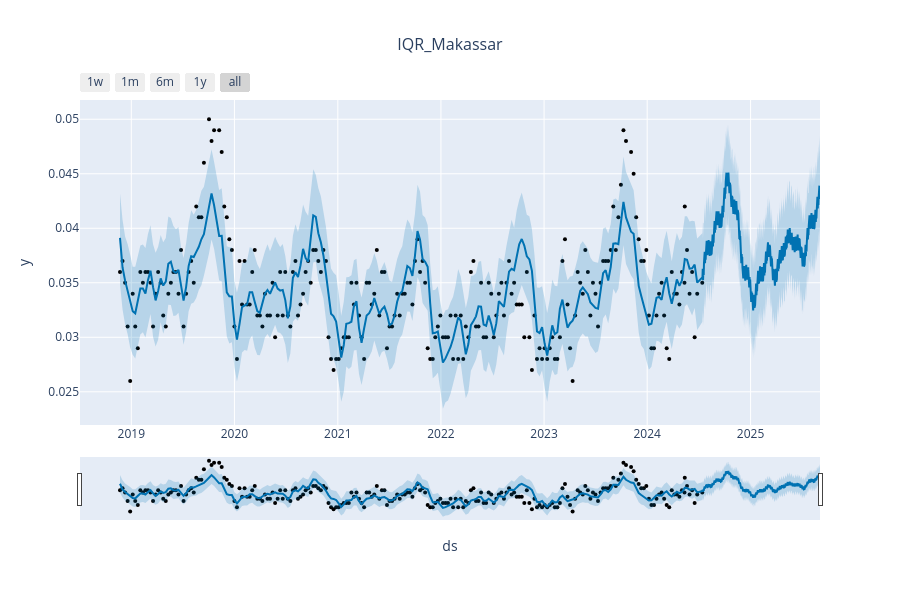

The code cell stored with this chart in its notebook:
### Code cell
from prophet.plot import plot_plotly, plot_components_plotly

fig3 = plot_plotly(model, forecast)
fig3.update_layout(title='IQR_Makassar', title_font_size=16,  title_x=0.5)

### Figure 1 — Plotly figure (JSON) as saved in the notebook; plotly's stock layout.template omitted (floating-point values rounded to 4 significant figures; data arrays with more than 128 entries replaced by an {"elided": "..."} marker saying what was removed)
{"data": [{"marker": {"color": "black", "size": 4}, "mode": "markers", "name": "Actual", "type": "scatter", "x": {"elided": "227 str values"}, "y": {"elided": "227 float values"}}, {"hoverinfo": "skip", "line": {"width": 0}, "mode": "lines", "type": "scatter", "x": {"elided": "10227 str values"}, "y": {"elided": "10227 float values"}}, {"fill": "tonexty", "fillcolor": "rgba(0, 114, 178, 0.2)", "line": {"color": "#0072B2", "width": 2}, "mode": "lines", "name": "Predicted", "type": "scatter", "x": {"elided": "10227 str values"}, "y": {"elided": "10227 float values"}}, {"fill": "tonexty", "fillcolor": "rgba(0, 114, 178, 0.2)", "hoverinfo": "skip", "line": {"width": 0}, "mode": "lines", "type": "scatter", "x": {"elided": "10227 str values"}, "y": {"elided": "10227 float values"}}], "layout": {"height": 600, "showlegend": false, "title": {"font": {"size": 16}, "text": "IQR_Makassar", "x": 0.5}, "width": 900, "xaxis": {"rangeselector": {"buttons": [{"count": 7, "label": "1w", "step": "day", "stepmode": "backward"}, {"count": 1, "label": "1m", "step": "month", "stepmode": "backward"}, {"count": 6, "label": "6m", "step": "month", "stepmode": "backward"}, {"count": 1, "label": "1y", "step": "year", "stepmode": "backward"}, {"step": "all"}]}, "rangeslider": {"visible": true}, "title": {"text": "ds"}, "type": "date"}, "yaxis": {"title": {"text": "y"}}}}
